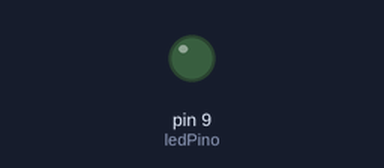
This sketch was run on a simulated Arduino Uno, built with avr-gcc and run on an emulated ATmega328P. Parts: output pins drawn as LEDs (lit = HIGH).

Above: at 0.05 s.
At 1.2 s:
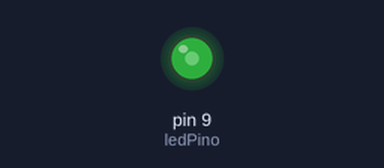
At 2.35 s:
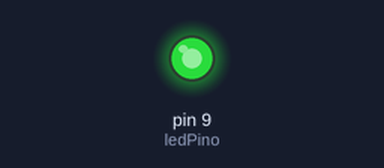
At 4.65 s:
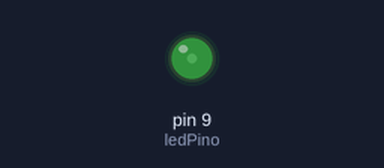
Timing chart, 0 to 6.6 s (numbered marks = the images above):
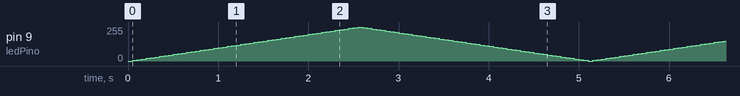

The sketch:

sketch.ino
```cpp
// --- CONTROLA O BRILHO DE UM LED COM UM PINO PWM ---

int ledPino = 9;      // Pino PWM onde o LED está conectado
int brilho = 0;       // Variável para armazenar o brilho atual
int incremento = 5;   // O quanto o brilho muda a cada passo

void setup() {
  // Não é necessário usar pinMode para pinos usados com analogWrite,
  // mas é uma boa prática para clareza.
  pinMode(ledPino, OUTPUT);
}

void loop() {
  // Escreve o valor do brilho atual no pino do LED
  analogWrite(ledPino, brilho);

  // Altera o brilho para o próximo passo
  brilho = brilho + incremento;

  // Inverte a direção do incremento quando o brilho
  // atinge o mínimo (0) ou o máximo (255)
  if (brilho <= 0 || brilho >= 255) {
    incremento = -incremento; // Se era 5, vira -5. Se era -5, vira 5.
  }

  // Pequeno delay para que o efeito de fade seja visível
  delay(50);
}
```
